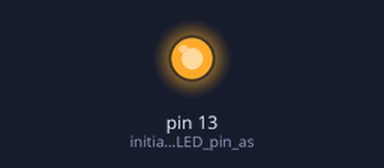
A sketch run on a simulated Arduino Uno, built with avr-gcc and run on an emulated ATmega328P. Parts: output pins drawn as LEDs (lit = HIGH). EEPROM starts erased; what the sketch prints to the serial monitor is not drawn.

Above: at 3.5 s.
At 25.6 s:
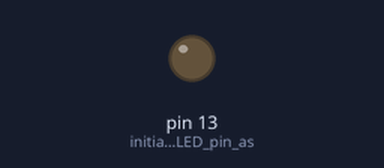
Timing chart, 0 to 27.1 s (numbered marks = the images above):
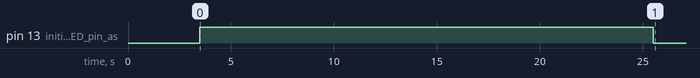

Measured:
- by itself, pin 13 (initialize_the_LED_pin_as): HIGH → LOW at 25.5 s

The sketch:

eepromClearWriteRead.ino
```cpp
/***************************************************
    [EEPROM Clear]
        Sets all of the bytes of the EEPROM to 0.
        EEPROM.write(EEPROM.length(), 0);
    [EEPROM Write]
        EEPROM.write(addr, Val); Val(0~255)
    [EEPROM Read]
        Val = EEPROM.read(addr); Val(0~255)
****************************************************/
// https://www.arduino.cc/en/Reference/EEPROM
#include <EEPROM.h>

byte wrVal = 0;     // EEPROM write var
byte rdVal = 0;     // EEPROM read var

void setup() {

    Serial.begin(9600);
    Serial.print(EEPROM.length()); Serial.println(" byte");         // 2kB = 1024(0~1023)
    Serial.print(sizeof(EEPROM.length())); Serial.println(" kB");   // 2kB = 1024(0~1023)

    pinMode(13, OUTPUT);    // initialize the LED pin as an output.

    // EEPROM Clear
    for (int i = 0 ; i < EEPROM.length() ; i++) {
        EEPROM.write(i, 0);
    }
    digitalWrite(13, HIGH); // turn the LED on when we're done
}

void loop() {
    // Each byte of the EEPROM(0 to 1023) can only hold a value from (0 to 255) * 4
    // 1 byte * 1024 = (0 ~ 255 value/1 byte-unit)1byte-Data * 1024 EA
    // EEPROM Write
    for ( int addr = 0; addr < EEPROM.length(); addr++ )
    {
        wrVal = addr / 4;
        EEPROM.write(addr, wrVal);
    }

    // EEPROM Read & Print
    for ( int addr = 0; addr < EEPROM.length(); addr++ )
    {
        rdVal = EEPROM.read(addr);

        Serial.print("addr : ");
        Serial.print(addr);
        Serial.print(" : ");
        Serial.print(rdVal, DEC);
        Serial.println();
    }
    digitalWrite(13, LOW);
}
```
